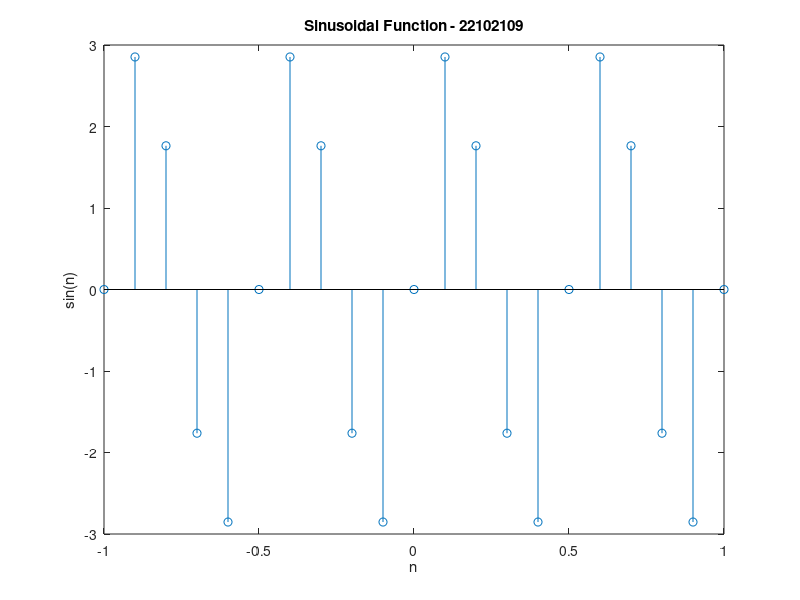

MATLAB code to generate this figure:
clc;
clear all;
n = -1:0.1:1;
f = 2;
y = 3 * sin(2 * pi * n * f);
stem(n,y);
title('Sinusoidal Function - 22102109');
xlabel('n');
ylabel('sin(n)');
